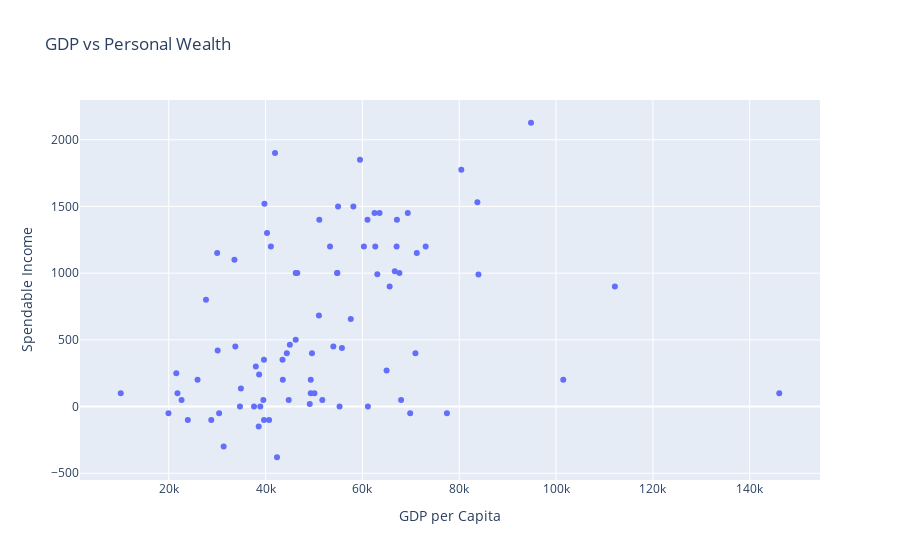

Here is the notebook cell this chart was saved with:
### Markdown cell above
#### 1.5.4 True Personal Wealth vs National Wealth: GDP vs Spendable Income

### Code cell
fig4 = px.scatter(city_data, x = 'GDP per Capita', y = 'Spendable Income', title='GDP vs Personal Wealth', labels= {'GDP per Capita':'GDP per Capita', 'Spendable Income': 'Spendable Income'}, hover_name='City', hover_data= ['Country']) # creating the scatter plot as it's the most suitable to show a relationship between 2 numerical variables
fig4.show()

### Figure 1 — Plotly figure (JSON) as saved in the notebook; plotly's stock layout.template omitted (floating-point values rounded to 4 significant figures)
{"data": [{"customdata": [["Austria"], ["Austria"], ["Belgium"], ["Belgium"], ["Belgium"], ["Belgium"], ["Bulgaria"], ["Bulgaria"], ["Croatia"], ["Croatia"], ["Cyprus"], ["Cyprus"], ["Czechia"], ["Czechia"], ["Denmark"], ["Denmark"], ["Estonia"], ["Finland"], ["Finland"], ["France"], ["France"], ["France"], ["Germany"], ["Germany"], ["Germany"], ["Germany"], ["Germany"], ["Germany"], ["Germany"], ["Germany"], ["Germany"], ["Germany"], ["Greece"], ["Greece"], ["Hungary"], ["Hungary"], ["Hungary"], ["Ireland"], ["Ireland"], ["Italy"], ["Italy"], ["Italy"], ["Italy"], ["Italy"], ["Italy"], ["Latvia"], ["Luxembourg"], ["Malta"], ["Netherlands"], ["Netherlands"], ["Netherlands"], ["Netherlands"], ["Netherlands"], ["Norway"], ["Norway"], ["Norway"], ["Poland"], ["Poland"], ["Poland"], ["Portugal"], ["Portugal"], ["Portugal"], ["Portugal"], ["Romania"], ["Slovak Republic"], ["Slovenia"], ["Spain"], ["Spain"], ["Spain"], ["Spain"], ["Spain"], ["Sweden"], ["Sweden"], ["Sweden"], ["Switzerland"], ["Switzerland"], ["Switzerland"], ["Turkiye"], ["Turkiye"], ["United Kingdom"], ["United Kingdom"], ["United Kingdom"], ["United Kingdom"], ["United Kingdom"]], "hovertemplate": "<b>%{hovertext}</b><br><br>GDP per Capita=%{x}<br>Spendable Income=%{y}<br>Country=%{customdata[0]}<extra></extra>", "hovertext": ["Salzburg", "Vienna", "Antwerp", "Bruges", "Brussels", "Gent", "Dobrich", "Sofia", "Split", "Zagreb", "Lefkosia", "Lemesos", "Ostrava", "Prague", "Copenhagen", "Odense", "Tallinn", "Helsinki", "Tampere", "Lyon", "Paris", "Toulouse", "Berlin", "Cologne", "Dresden", "Dusseldorf", "Frankfurt am Main", "Hamburg", "Hanover", "Leipzig", "Munich", "Stuttgart", "Athens", "Thessaloniki", "Budapest", "Debrecen", "Miskolc", "Cork", "Dublin", "Florence", "Milan", "Naples", "Rome", "Turin", "Venice", "Riga", "Luxembourg", "Malta", "Amsterdam", "Eindhoven", "Rotterdam", "The Hague", "Utrecht", "Bergen", "Oslo", "Stavanger", "Cracow", "Lodz", "Warsaw", "Braga", "Coimbra", "Lisbon", "Porto", "Giroc", "Bratislava", "Ljubljana", "Barcelona", "Madrid", "Malaga", "Seville", "Valencia", "Gothenburg", "Malmo", "Stockholm", "Basel", "Geneva", "Zurich", "Adana", "Ankara", "Edinburgh", "Glasgow", "Leeds", "Liverpool", "London"], "legendgroup": "", "marker": {"color": "#636efa", "symbol": "circle"}, "mode": "markers", "name": "", "orientation": "v", "showlegend": false, "type": "scatter", "x": [66690.0, 55770.0, 57600.0, 63080.0, 62500.0, 53310.0, 10090.0, 43560.0, 21560.0, 38660.0, 34910.0, 49330.0, 30100.0, 65000.0, 63540.0, 40300.0, 49330.0, 59500.0, 41950.0, 46230.0, 65630.0, 46230.0, 46550.0, 60310.0, 39770.0, 71240.0, 69370.0, 61060.0, 54830.0, 41100.0, 83960.0, 67640.0, 38580.0, 23940.0, 49130.0, 22650.0, 21800.0, 146100.0, 101500.0, 55280.0, 61130.0, 25950.0, 50090.0, 43500.0, 39680.0, 39540.0, 112100.0, 44780.0, 73060.0, 62660.0, 54780.0, 54980.0, 67060.0, 51100.0, 67130.0, 58140.0, 40720.0, 37620.0, 67990.0, 28780.0, 30410.0, 42360.0, 31340.0, 34710.0, 77460.0, 51730.0, 45020.0, 51020.0, 27690.0, 30000.0, 33570.0, 49590.0, 44390.0, 70950.0, 94830.0, 83750.0, 80430.0, 19940.0, 38920.0, 54000.0, 39670.0, 37990.0, 33750.0, 69860.0], "xaxis": "x", "y": [1014, 439, 656, 992, 1450, 1200, 100, 200, 250, 240, 136, 200, 420, 270, 1450, 1300, 100, 1850, 1900, 500, 900, 1000, 1000, 1200, 1520, 1150, 1450, 1400, 1000, 1200, 990, 1000, -150, -100, 20, 50, 100, 100, 200, 0, 0, 200, 100, 350, -100, 50, 900, 50, 1200, 1200, 1000, 1500, 1200, 1400, 1400, 1500, -100, 0, 50, -100, -50, -380, -300, 0, -50, 50, 464, 682, 800, 1150, 1100, 400, 400, 400, 2127, 1531, 1774, -50, 0, 450, 350, 300, 450, -50], "yaxis": "y"}], "layout": {"legend": {"tracegroupgap": 0}, "title": {"text": "GDP vs Personal Wealth"}, "xaxis": {"anchor": "y", "domain": [0, 1], "title": {"text": "GDP per Capita"}}, "yaxis": {"anchor": "x", "domain": [0, 1], "title": {"text": "Spendable Income"}}}}
